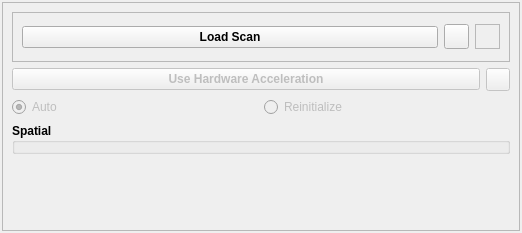
<?xml version="1.0" encoding="UTF-8"?>
<ui version="4.0">
 <class>Form</class>
 <widget class="QWidget" name="Form">
  <property name="geometry">
   <rect>
    <x>0</x>
    <y>0</y>
    <width>522</width>
    <height>233</height>
   </rect>
  </property>
  <property name="windowTitle">
   <string>Form</string>
  </property>
  <layout class="QVBoxLayout" name="verticalLayout_3">
   <property name="spacing">
    <number>6</number>
   </property>
   <property name="margin">
    <number>2</number>
   </property>
   <item>
    <widget class="QFrame" name="frame">
     <property name="maximumSize">
      <size>
       <width>650</width>
       <height>16777215</height>
      </size>
     </property>
     <property name="frameShape">
      <enum>QFrame::StyledPanel</enum>
     </property>
     <property name="frameShadow">
      <enum>QFrame::Raised</enum>
     </property>
     <layout class="QVBoxLayout" name="verticalLayout">
      <item>
       <widget class="QFrame" name="loadscan_frame">
        <property name="minimumSize">
         <size>
          <width>0</width>
          <height>50</height>
         </size>
        </property>
        <property name="frameShape">
         <enum>QFrame::StyledPanel</enum>
        </property>
        <property name="frameShadow">
         <enum>QFrame::Sunken</enum>
        </property>
        <layout class="QHBoxLayout" name="horizontalLayout_4">
         <item>
          <widget class="QPushButton" name="loadScanBtn">
           <property name="font">
            <font>
             <weight>75</weight>
             <bold>true</bold>
            </font>
           </property>
           <property name="text">
            <string>Load Scan</string>
           </property>
          </widget>
         </item>
         <item>
          <widget class="QToolButton" name="helpBtn">
           <property name="minimumSize">
            <size>
             <width>25</width>
             <height>25</height>
            </size>
           </property>
           <property name="maximumSize">
            <size>
             <width>25</width>
             <height>25</height>
            </size>
           </property>
           <property name="text">
            <string/>
           </property>
           <property name="icon">
            <iconset>
             <normaloff>../../../icons/helplite.png</normaloff>../../../icons/helplite.png</iconset>
           </property>
           <property name="iconSize">
            <size>
             <width>50</width>
             <height>50</height>
            </size>
           </property>
          </widget>
         </item>
         <item>
          <widget class="QLabel" name="rtclkpic">
           <property name="maximumSize">
            <size>
             <width>25</width>
             <height>25</height>
            </size>
           </property>
           <property name="autoFillBackground">
            <bool>true</bool>
           </property>
           <property name="frameShape">
            <enum>QFrame::StyledPanel</enum>
           </property>
           <property name="text">
            <string/>
           </property>
           <property name="pixmap">
            <pixmap>../../../icons/icons8-mouse-right-click-50.png</pixmap>
           </property>
           <property name="scaledContents">
            <bool>true</bool>
           </property>
           <property name="alignment">
            <set>Qt::AlignRight|Qt::AlignTrailing|Qt::AlignVCenter</set>
           </property>
          </widget>
         </item>
        </layout>
       </widget>
      </item>
      <item>
       <layout class="QHBoxLayout" name="horizontalLayout">
        <item>
         <widget class="QPushButton" name="useE712WavegenBtn">
          <property name="enabled">
           <bool>false</bool>
          </property>
          <property name="font">
           <font>
            <weight>75</weight>
            <bold>true</bold>
           </font>
          </property>
          <property name="toolTip">
           <string>not currently supported</string>
          </property>
          <property name="text">
           <string>Use Hardware Acceleration</string>
          </property>
          <property name="checkable">
           <bool>true</bool>
          </property>
          <property name="checked">
           <bool>false</bool>
          </property>
         </widget>
        </item>
        <item>
         <widget class="QToolButton" name="hdwAccelDetailsBtn">
          <property name="enabled">
           <bool>false</bool>
          </property>
          <property name="toolTip">
           <string>not enabled</string>
          </property>
          <property name="text">
           <string/>
          </property>
          <property name="icon">
           <iconset>
            <normaloff>../../../icons/1318611600_23.ico</normaloff>../../../icons/1318611600_23.ico</iconset>
          </property>
         </widget>
        </item>
       </layout>
      </item>
      <item>
       <layout class="QHBoxLayout" name="horizontalLayout_3">
        <item>
         <widget class="QRadioButton" name="autoDDLRadBtn">
          <property name="enabled">
           <bool>false</bool>
          </property>
          <property name="text">
           <string>Auto</string>
          </property>
          <property name="checked">
           <bool>true</bool>
          </property>
         </widget>
        </item>
        <item>
         <widget class="QRadioButton" name="reinitDDLRadBtn">
          <property name="enabled">
           <bool>false</bool>
          </property>
          <property name="toolTip">
           <string>not currently supported</string>
          </property>
          <property name="text">
           <string>Reinitialize</string>
          </property>
          <property name="checked">
           <bool>false</bool>
          </property>
         </widget>
        </item>
       </layout>
      </item>
      <item>
       <widget class="QGroupBox" name="evGrpBox">
        <property name="maximumSize">
         <size>
          <width>16777215</width>
          <height>16777215</height>
         </size>
        </property>
        <property name="font">
         <font>
          <weight>75</weight>
          <bold>true</bold>
         </font>
        </property>
        <property name="title">
         <string>Spatial</string>
        </property>
        <layout class="QVBoxLayout" name="verticalLayout_2">
         <property name="margin">
          <number>2</number>
         </property>
         <item>
          <layout class="QHBoxLayout" name="horizontalLayout_2"/>
         </item>
        </layout>
       </widget>
      </item>
      <item>
       <spacer name="verticalSpacer">
        <property name="orientation">
         <enum>Qt::Vertical</enum>
        </property>
        <property name="sizeHint" stdset="0">
         <size>
          <width>20</width>
          <height>40</height>
         </size>
        </property>
       </spacer>
      </item>
     </layout>
    </widget>
   </item>
  </layout>
 </widget>
 <resources/>
 <connections/>
</ui>
